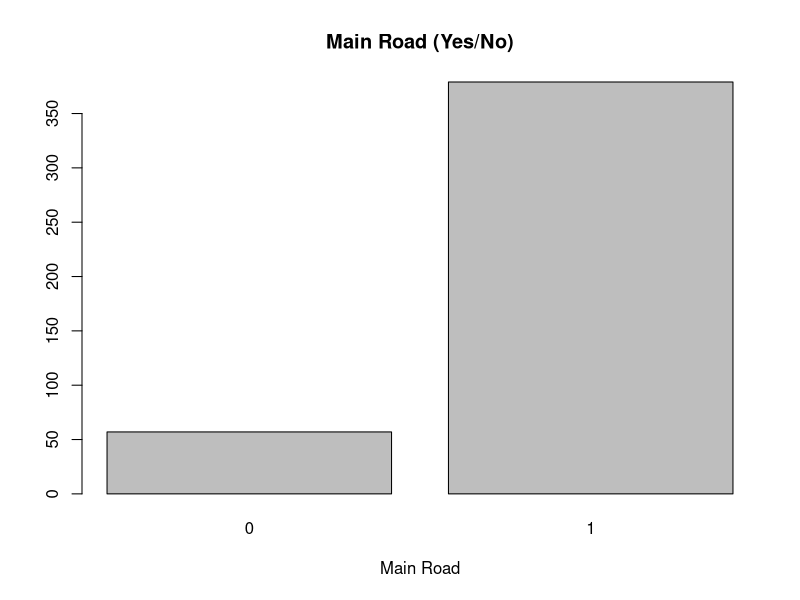
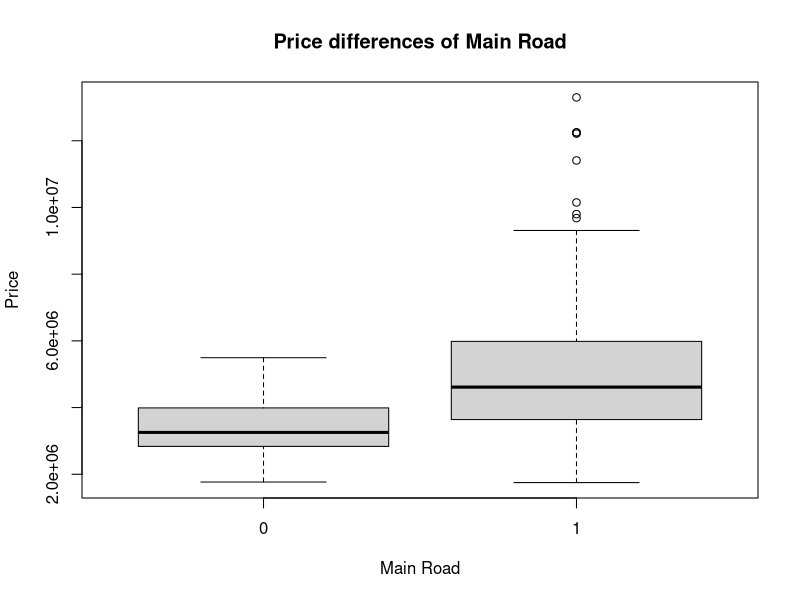
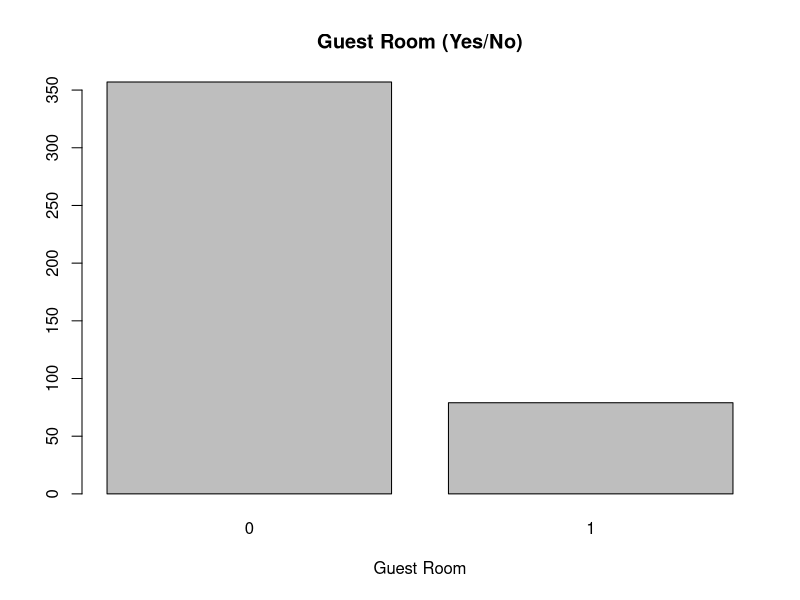
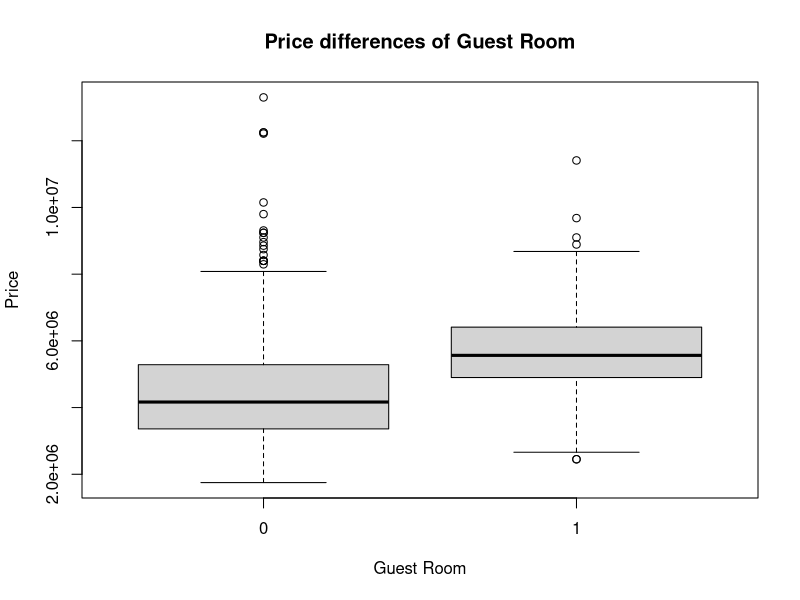
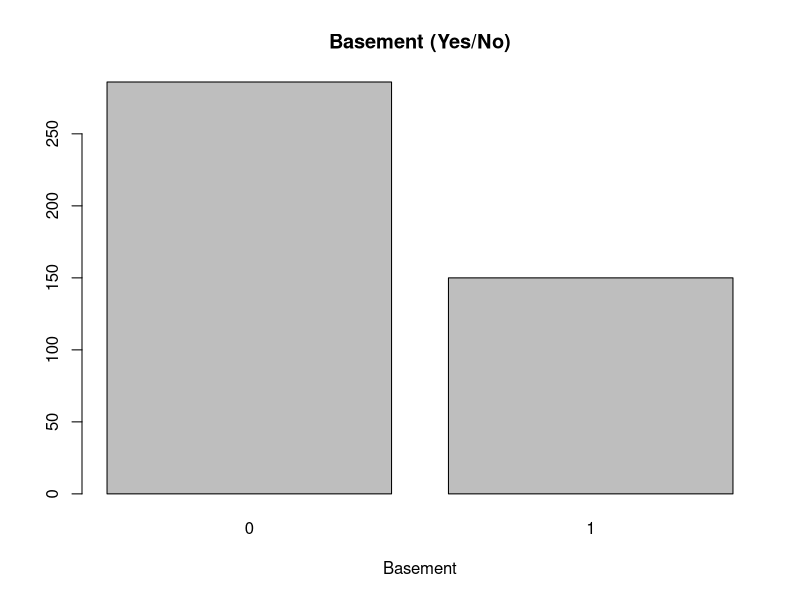
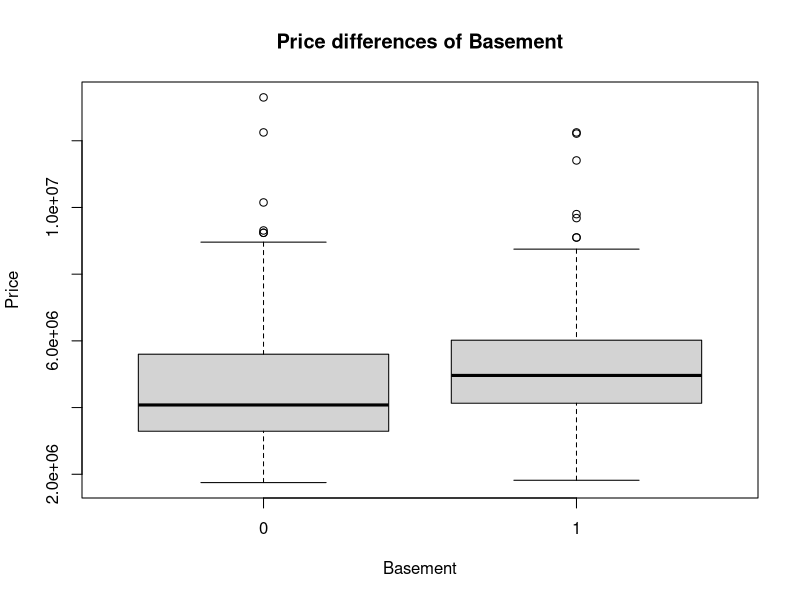
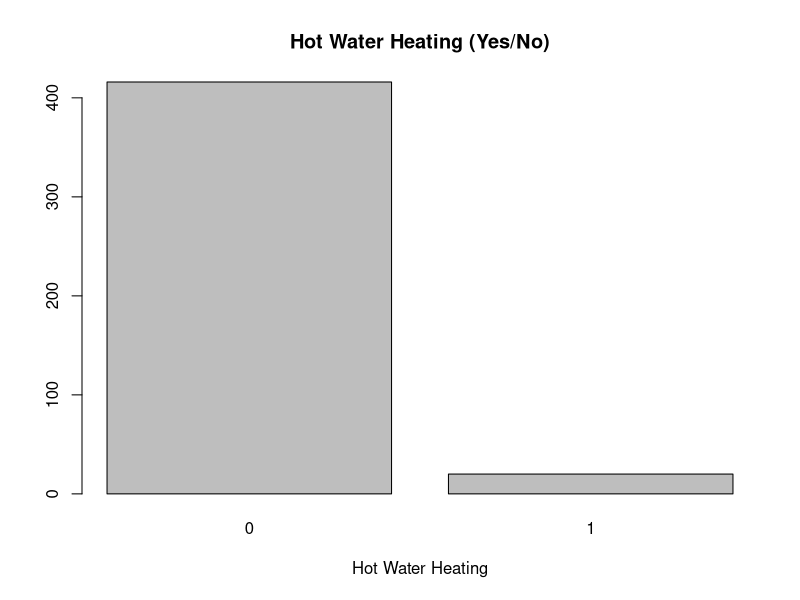
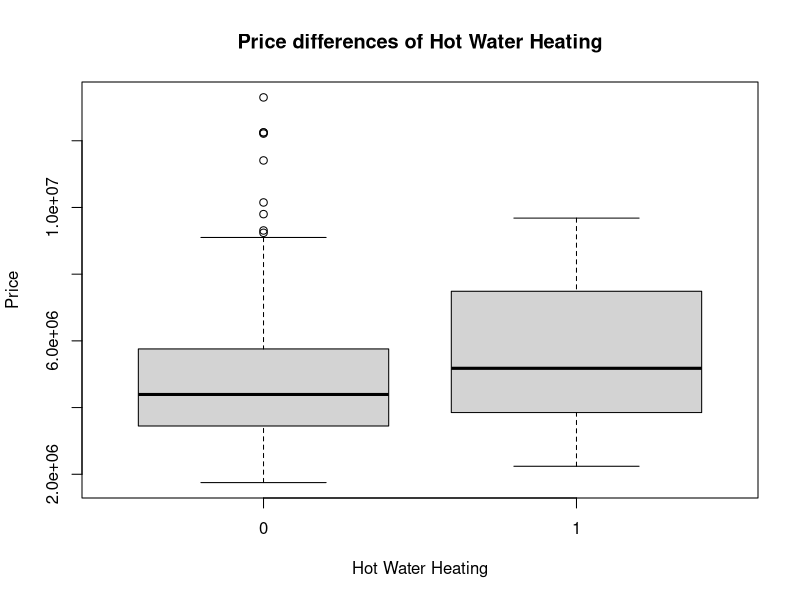

Generate these figures, in order, with R: (Note: this script raises an error after producing the figures.)
# ---- TRAINING DATA ----

# Read and Clean Training Data
train_df = read.csv("Housing_train.csv")
head(train_df)

# Check for missing data
sum(is.na(train_df))

# Checking data types
str(train_df)

# Binary values conversion
train_df$mainroad = as.numeric(train_df$mainroad == "yes")
train_df$guestroom = as.numeric(train_df$guestroom == "yes")
train_df$basement = as.numeric(train_df$basement == "yes")
train_df$hotwaterheating = as.numeric(train_df$hotwaterheating == "yes")
train_df$airconditioning = as.numeric(train_df$airconditioning == "yes")
train_df$prefarea = as.numeric(train_df$prefarea == "yes")

# Dummy encoding
train_df$furnishingstatus = factor(train_df$furnishingstatus,
                                   levels=c("unfurnished", "semi-furnished", "furnished"))
contr.treatment(levels(train_df$furnishingstatus))
str(train_df)

# Drop index column
train_df = train_df[, !names(train_df) %in% "X"]
str(train_df)

# Descriptive Analysis
summary(train_df)

# ---- TESTING DATA ----

# Clean Testing Data
test_df = read.csv("Housing_test.csv")

# Check for missing data
sum(is.na(test_df))

# Binary values conversion
test_df$mainroad = as.numeric(test_df$mainroad == "yes")
test_df$guestroom = as.numeric(test_df$guestroom == "yes")
test_df$basement = as.numeric(test_df$basement == "yes")
test_df$hotwaterheating = as.numeric(test_df$hotwaterheating == "yes")
test_df$airconditioning = as.numeric(test_df$airconditioning == "yes")
test_df$prefarea = as.numeric(test_df$prefarea == "yes")

# Dummy encoding
test_df$furnishingstatus = factor(test_df$furnishingstatus,
                                  levels=c("unfurnished", "semi-furnished", "furnished"))

# Drop index column
test_df = test_df[, !names(test_df) %in% "X"]

str(test_df)

# ---- Univariate Analysis ----

# Summary statistics for numeric variables
summary(train_df[c("price", "area", "bathrooms", "stories", "parking")])

# Frequency table for categorical variables
table(train_df$mainroad)
table(train_df$guestroom)
table(train_df$basement)
table(train_df$hotwaterheating)
table(train_df$airconditioning)
table(train_df$prefarea)

# Bar and box plots for categorical variables
barplot(table(train_df$mainroad), main="Main Road (Yes/No)", xlab="Main Road")
boxplot(train_df$price ~ train_df$mainroad, main = "Price differences of Main Road",
        xlab = "Main Road", ylab = "Price")
barplot(table(train_df$guestroom), main="Guest Room (Yes/No)", xlab="Guest Room")
boxplot(train_df$price ~ train_df$guestroom, main = "Price differences of Guest Room",
        xlab = "Guest Room", ylab = "Price")
barplot(table(train_df$basement), main="Basement (Yes/No)", xlab="Basement")
boxplot(train_df$price ~ train_df$basement, main = "Price differences of Basement",
        xlab = "Basement", ylab = "Price")
barplot(table(train_df$hotwaterheating), main="Hot Water Heating (Yes/No)", xlab="Hot Water Heating")
boxplot(train_df$price ~ train_df$hotwaterheating, main = "Price differences of Hot Water Heating",
        xlab = "Hot Water Heating", ylab = "Price")
barplot(table(train_df$airconditioning), main="Air Conditioning (Yes/No)", xlab="Air Conditioning")
boxplot(train_df$price ~ train_df$airconditioning, main = "Price differences of Air Conditioning",
        xlab = "Air conditioning", ylab = "Price")
barplot(table(train_df$prefarea), main="Preferred Area (Yes/No)", xlab="Preferred Area")
boxplot(train_df$price ~ train_df$prefarea, main = "Price differences of Preferred Area",
        xlab = "Preferred Area", ylab = "Price")

# Bar plot for ordinal variable
barplot(table(train_df$stories), main="Number of Stories", xlab="Stories")

# Box plot for numeric variables
boxplot(train_df$price, main="Price")
boxplot(train_df$area, main="Area")
boxplot(train_df$bathrooms, main="Number of Bathrooms")
boxplot(train_df$parking, main="Number of Parking Spaces")


# ---- Bivariate Analysis ----

# Load required libraries
#library(ggplot2)
#library(reshape2)

# Select only numeric variables
numeric_vars <- train_df[, sapply(train_df, is.numeric)]

# Create correlation matrix
corr_matrix <- cor(numeric_vars)

# Convert correlation matrix to long format
corr_df <- reshape2::melt(corr_matrix)

# Create heatmap with numbers
ggplot(corr_df, aes(x=Var1, y=Var2, fill=value, label=round(value, 2))) +
  geom_tile() +
  scale_fill_gradient(low = "white", high = "red") +
  geom_text(size=3, color="black") +
  theme_minimal()

# Now create Scatter Plots for the pairs of features having significant correlations.


# Select significant correlations
sig_corrs <- subset(reshape2::melt(corr_matrix), abs(value) > 0.38 & Var1 != Var2)
sig_corrs

#Scatterplot to visualize relationship between Area and Price
ggplot(train_df, aes(x = area, y = price)) +
  geom_point() +
  labs(x = "Area", y = "Price") +
  theme_minimal()

ggplot(train_df, aes(x = bathrooms, y = price)) +
  geom_point() +
  labs(x = "Bathrooms", y = "Price") +
  theme_minimal()


ggplot(train_df, aes(x = stories, y = price)) +
  geom_point() +
  labs(x = "Stories", y = "Price") +
  theme_minimal()

ggplot(train_df, aes(x = airconditioning, y = price)) +
  geom_point() +
  labs(x = "Air Conditioning", y = "Price") +
  theme_minimal()

ggplot(train_df, aes(x = parking, y = price)) +
  geom_point() +
  labs(x = "Parking", y = "Price") +
  theme_minimal()

ggplot(train_df, aes(x = bathrooms, y = bedrooms)) +
  geom_point() +
  labs(x = "Bathrooms", y = "Bedrooms") +
  theme_minimal()

ggplot(train_df, aes(x = stories, y = bedrooms)) +
  geom_point() +
  labs(x = "Stories", y = "Bedrooms") +
  theme_minimal()

ggplot(train_df, aes(x = price, y = airconditioning)) +
  geom_point() +
  labs(x = "price", y = "air conditioning") +
  theme_minimal()



# ---- Model Building ----

# OLS model
model <- lm(price ~ ., data = train_df, contrast = list(furnishingstatus="contr.sum"))
summary(model)

# Iteratively remove insignificant parameters
max_p_value <- 0.005

is_insignificant <- function(model) {
  p_values <- summary(model)$coefficients[,"Pr(>|t|)"]
  any(p_values[-1] > max_p_value)
}

while (is_insignificant(model)) {
  coef_summary <- summary(model)$coefficients
  p_values <- coef_summary[,"Pr(>|t|)"]
  max_p_index <- which.max(p_values[-1]) + 1
  insignificant_var <- rownames(coef_summary)[max_p_index]
  
  if (length(insignificant_var) > 0) {
    #message("Removing ", insignificant_var)
    model <- update(model, as.formula(paste("~ . -", insignificant_var)))
  } else {
    break
  }
}

# Final model summary
summary(model)

# R2 and Adjusted R2 values
r_squared <- summary(model)$r.squared
adjusted_r_squared <- summary(model)$adj.r.squared

cat("R2: ", r_squared, "\n")
cat("Adjusted R2: ", adjusted_r_squared, "\n")

#checking assumtpions of multiple linear regresssion

#checking scatter plot of each independent varaible against price.
scatter_plots <- function(df) {
  y_var <- colnames(df)[1] # Get the name of the first column as the y variable
  
  # Loop through each remaining column and plot a scatter plot with the y variable
  for (x_var in colnames(df)[-1]) {
    plot(df[[x_var]], df[[y_var]], main = paste("Scatter Plot of", y_var, "vs.", x_var), xlab = x_var, ylab = y_var)
  }
}
scatter_plots(train_df)
#only bedrooms appears to have a non-linear relationship, but this variable was ommitted rom the final model.

#multicollinearity
#from the earlier heatmap, thid condition appears to be met.

#Independence and Homoscedasticity
my_resid <- resid(model)
plot(fitted(model), my_resid, xlab = "Predicted Values", ylab = "Residuals", main = "Residual Plot")
abline(h = 0)
#potential heteroscedacity

#Performance
#use our model with the test_df

predictions <- predict(model, test_df)
predictions
test_price = test_df$price

plot(predictions, test_price, xlab = "Predicted Values", ylab = "Actual Values", main = "Actual vs. Predicted Values",
     xlim = c(0, max(predictions, test_price)), ylim = c(0, max(predictions, test_price)))
abline(0, 1, col = "red")

#we can calculate the r^2 value of the model using the predicted vs actual price
test_r = cor(predictions, test_price)
test_r # r = .8292326

test_r_squared = test_r * test_r
test_r_squared # r^2 = .6876

MSE = mean((test_price - predictions)^2)
RMSE = sqrt(MSE)
RMSE # rmse = 1022871
test_average_price = mean(test_price)
test_average_price # 4608023

# Calculate adjusted R-squared
n <- nrow(test_df)
p <- length(model$coefficients) - 1 # subtract 1 for the intercept term
adj_test_r_squared <- 1 - ((1 - test_r_squared) * (n - 1) / (n - p - 1))
adj_test_r_squared #adj R^2 = .6558

#removing the 3 outliers and recalculating
new_test_df = test_df[-c(1,3,4),] #outliers are rows 1,3,4

#use our model with the new_test_df

new_predictions <- predict(model, new_test_df)
new_predictions
new_test_price = new_test_df$price

plot(new_predictions, new_test_price, xlab = "Predicted Values", ylab = "Actual Values", main = "Actual vs. Predicted Values",
     xlim = c(0, max(predictions, test_price)), ylim = c(0, max(predictions, test_price)))
abline(0, 1, col = "red")

#we can calculate the r^2 value of the model using the predicted vs actual price
new_test_r = cor(new_predictions, new_test_price)
new_test_r # r = .813

new_test_r_squared = new_test_r * new_test_r
new_test_r_squared # r^2 = .6609

MSE = mean((new_test_price - new_predictions)^2)
RMSE = sqrt(MSE)
RMSE # rmse = 957023.4
new_test_average_price = mean(new_test_price)
new_test_average_price # 4450514

# Calculate adjusted R-squared
n <- nrow(new_test_df)
p <- length(model$coefficients) - 1 # subtract 1 for the intercept term
adj_new_test_r_squared <- 1 - ((1 - new_test_r_squared) * (n - 1) / (n - p - 1))
adj_new_test_r_squared #adj R^2 = .6252
